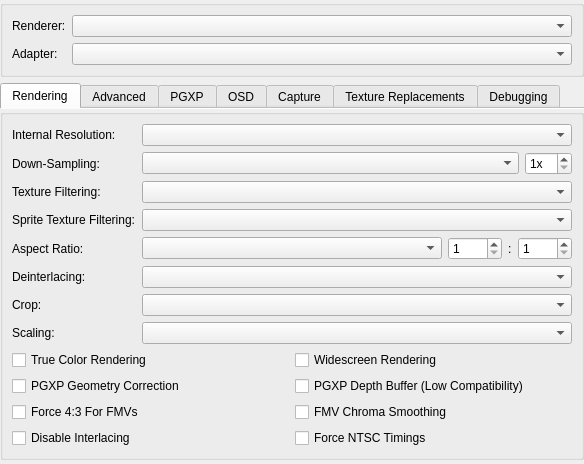
<?xml version="1.0" encoding="UTF-8"?>
<ui version="4.0">
 <class>GraphicsSettingsWidget</class>
 <widget class="QWidget" name="GraphicsSettingsWidget">
  <property name="geometry">
   <rect>
    <x>0</x>
    <y>0</y>
    <width>584</width>
    <height>450</height>
   </rect>
  </property>
  <property name="windowTitle">
   <string>Form</string>
  </property>
  <layout class="QVBoxLayout" name="verticalLayout_3">
   <property name="leftMargin">
    <number>0</number>
   </property>
   <property name="topMargin">
    <number>0</number>
   </property>
   <property name="rightMargin">
    <number>0</number>
   </property>
   <property name="bottomMargin">
    <number>0</number>
   </property>
   <item>
    <widget class="QGroupBox" name="groupBox_3">
     <property name="title">
      <string/>
     </property>
     <layout class="QFormLayout" name="formLayout">
      <item row="0" column="0">
       <widget class="QLabel" name="label">
        <property name="text">
         <string>Renderer:</string>
        </property>
       </widget>
      </item>
      <item row="0" column="1">
       <widget class="QComboBox" name="renderer"/>
      </item>
      <item row="1" column="0">
       <widget class="QLabel" name="label_5">
        <property name="text">
         <string>Adapter:</string>
        </property>
       </widget>
      </item>
      <item row="1" column="1">
       <widget class="QComboBox" name="adapter"/>
      </item>
     </layout>
    </widget>
   </item>
   <item>
    <widget class="QTabWidget" name="tabs">
     <property name="currentIndex">
      <number>0</number>
     </property>
     <property name="documentMode">
      <bool>true</bool>
     </property>
     <widget class="QWidget" name="basicTab">
      <attribute name="title">
       <string>Rendering</string>
      </attribute>
      <layout class="QVBoxLayout" name="verticalLayout_4">
       <property name="leftMargin">
        <number>0</number>
       </property>
       <property name="topMargin">
        <number>0</number>
       </property>
       <property name="rightMargin">
        <number>0</number>
       </property>
       <property name="bottomMargin">
        <number>0</number>
       </property>
       <item>
        <widget class="QGroupBox" name="groupBox_6">
         <property name="title">
          <string/>
         </property>
         <layout class="QFormLayout" name="formLayout_2">
          <item row="0" column="0">
           <widget class="QLabel" name="resolutionScaleLabel">
            <property name="text">
             <string>Internal Resolution:</string>
            </property>
           </widget>
          </item>
          <item row="0" column="1">
           <widget class="QComboBox" name="resolutionScale"/>
          </item>
          <item row="1" column="0">
           <widget class="QLabel" name="gpuDownsampleLabel">
            <property name="text">
             <string>Down-Sampling:</string>
            </property>
           </widget>
          </item>
          <item row="1" column="1">
           <layout class="QHBoxLayout" name="gpuDownsampleLayout" stretch="1,0">
            <item>
             <widget class="QComboBox" name="gpuDownsampleMode"/>
            </item>
            <item>
             <widget class="QSpinBox" name="gpuDownsampleScale">
              <property name="minimumSize">
               <size>
                <width>36</width>
                <height>0</height>
               </size>
              </property>
              <property name="suffix">
               <string>x</string>
              </property>
              <property name="minimum">
               <number>1</number>
              </property>
              <property name="maximum">
               <number>16</number>
              </property>
             </widget>
            </item>
           </layout>
          </item>
          <item row="2" column="0">
           <widget class="QLabel" name="textureFilteringLabel">
            <property name="text">
             <string>Texture Filtering:</string>
            </property>
           </widget>
          </item>
          <item row="4" column="0">
           <widget class="QLabel" name="label_6">
            <property name="text">
             <string>Aspect Ratio:</string>
            </property>
           </widget>
          </item>
          <item row="4" column="1">
           <layout class="QHBoxLayout" name="horizontalLayout_2" stretch="1,0,0,0">
            <item>
             <widget class="QComboBox" name="displayAspectRatio"/>
            </item>
            <item>
             <widget class="QSpinBox" name="customAspectRatioNumerator">
              <property name="minimum">
               <number>1</number>
              </property>
              <property name="maximum">
               <number>9999</number>
              </property>
             </widget>
            </item>
            <item>
             <widget class="QLabel" name="customAspectRatioSeparator">
              <property name="text">
               <string>:</string>
              </property>
             </widget>
            </item>
            <item>
             <widget class="QSpinBox" name="customAspectRatioDenominator">
              <property name="minimum">
               <number>1</number>
              </property>
              <property name="maximum">
               <number>9999</number>
              </property>
             </widget>
            </item>
           </layout>
          </item>
          <item row="5" column="0">
           <widget class="QLabel" name="label_3">
            <property name="text">
             <string>Deinterlacing:</string>
            </property>
           </widget>
          </item>
          <item row="5" column="1">
           <widget class="QComboBox" name="displayDeinterlacing"/>
          </item>
          <item row="6" column="0">
           <widget class="QLabel" name="label_7">
            <property name="text">
             <string>Crop:</string>
            </property>
           </widget>
          </item>
          <item row="6" column="1">
           <widget class="QComboBox" name="displayCropMode"/>
          </item>
          <item row="7" column="0">
           <widget class="QLabel" name="label_8">
            <property name="text">
             <string>Scaling:</string>
            </property>
           </widget>
          </item>
          <item row="7" column="1">
           <widget class="QComboBox" name="displayScaling"/>
          </item>
          <item row="8" column="0" colspan="2">
           <layout class="QGridLayout" name="gridLayout_2">
            <item row="1" column="1">
             <widget class="QCheckBox" name="pgxpDepthBuffer">
              <property name="text">
               <string>PGXP Depth Buffer (Low Compatibility)</string>
              </property>
             </widget>
            </item>
            <item row="3" column="0">
             <widget class="QCheckBox" name="disableInterlacing">
              <property name="text">
               <string>Disable Interlacing</string>
              </property>
             </widget>
            </item>
            <item row="3" column="1">
             <widget class="QCheckBox" name="forceNTSCTimings">
              <property name="text">
               <string>Force NTSC Timings</string>
              </property>
             </widget>
            </item>
            <item row="2" column="0">
             <widget class="QCheckBox" name="force43For24Bit">
              <property name="text">
               <string>Force 4:3 For FMVs</string>
              </property>
             </widget>
            </item>
            <item row="0" column="0">
             <widget class="QCheckBox" name="trueColor">
              <property name="text">
               <string>True Color Rendering</string>
              </property>
             </widget>
            </item>
            <item row="2" column="1">
             <widget class="QCheckBox" name="chromaSmoothingFor24Bit">
              <property name="text">
               <string>FMV Chroma Smoothing</string>
              </property>
             </widget>
            </item>
            <item row="0" column="1">
             <widget class="QCheckBox" name="widescreenHack">
              <property name="text">
               <string>Widescreen Rendering</string>
              </property>
             </widget>
            </item>
            <item row="1" column="0">
             <widget class="QCheckBox" name="pgxpEnable">
              <property name="text">
               <string>PGXP Geometry Correction</string>
              </property>
             </widget>
            </item>
           </layout>
          </item>
          <item row="2" column="1">
           <widget class="QComboBox" name="textureFiltering"/>
          </item>
          <item row="3" column="0">
           <widget class="QLabel" name="label_9">
            <property name="text">
             <string>Sprite Texture Filtering:</string>
            </property>
           </widget>
          </item>
          <item row="3" column="1">
           <widget class="QComboBox" name="spriteTextureFiltering"/>
          </item>
         </layout>
        </widget>
       </item>
       <item>
        <spacer name="verticalSpacer_3">
         <property name="orientation">
          <enum>Qt::Orientation::Vertical</enum>
         </property>
         <property name="sizeHint" stdset="0">
          <size>
           <width>20</width>
           <height>75</height>
          </size>
         </property>
        </spacer>
       </item>
      </layout>
     </widget>
     <widget class="QWidget" name="advancedTab">
      <attribute name="title">
       <string>Advanced</string>
      </attribute>
      <layout class="QVBoxLayout" name="verticalLayout">
       <property name="leftMargin">
        <number>0</number>
       </property>
       <property name="rightMargin">
        <number>0</number>
       </property>
       <property name="bottomMargin">
        <number>0</number>
       </property>
       <item>
        <widget class="QGroupBox" name="groupBox_2">
         <property name="title">
          <string>Display Options</string>
         </property>
         <layout class="QFormLayout" name="formLayout_7">
          <item row="0" column="0">
           <widget class="QLabel" name="exclusiveFullscreenLabel">
            <property name="text">
             <string>Exclusive Fullscreen:</string>
            </property>
           </widget>
          </item>
          <item row="0" column="1">
           <layout class="QHBoxLayout" name="horizontalLayout_8">
            <item>
             <widget class="QComboBox" name="fullscreenMode"/>
            </item>
            <item>
             <widget class="QComboBox" name="exclusiveFullscreenControl"/>
            </item>
           </layout>
          </item>
          <item row="1" column="0">
           <widget class="QLabel" name="label_11">
            <property name="text">
             <string>Screen Position:</string>
            </property>
           </widget>
          </item>
          <item row="2" column="0" colspan="2">
           <layout class="QGridLayout" name="advancedDisplayOptionsLayout">
            <item row="0" column="0">
             <widget class="QCheckBox" name="disableMailboxPresentation">
              <property name="text">
               <string>Disable Mailbox Presentation</string>
              </property>
             </widget>
            </item>
            <item row="0" column="1">
             <widget class="QCheckBox" name="threadedPresentation">
              <property name="text">
               <string>Threaded Presentation</string>
              </property>
             </widget>
            </item>
            <item row="1" column="1">
             <widget class="QCheckBox" name="blitSwapChain">
              <property name="text">
               <string>Use Blit Swap Chain</string>
              </property>
             </widget>
            </item>
            <item row="1" column="0">
             <widget class="QCheckBox" name="stretchDisplayVertically">
              <property name="text">
               <string>Stretch Vertically</string>
              </property>
             </widget>
            </item>
           </layout>
          </item>
          <item row="1" column="1">
           <layout class="QHBoxLayout" name="horizontalLayout">
            <item>
             <widget class="QComboBox" name="displayAlignment"/>
            </item>
            <item>
             <widget class="QComboBox" name="displayRotation"/>
            </item>
           </layout>
          </item>
         </layout>
        </widget>
       </item>
       <item>
        <widget class="QGroupBox" name="groupBox">
         <property name="title">
          <string>Rendering Options</string>
         </property>
         <layout class="QFormLayout" name="formLayout_6">
          <item row="1" column="0">
           <widget class="QLabel" name="gpuLineDetectModeLabel">
            <property name="text">
             <string>Line Detection:</string>
            </property>
           </widget>
          </item>
          <item row="1" column="1">
           <widget class="QComboBox" name="gpuLineDetectMode"/>
          </item>
          <item row="2" column="0" colspan="2">
           <layout class="QGridLayout" name="gridLayout_5">
            <item row="0" column="1">
             <widget class="QCheckBox" name="scaledDithering">
              <property name="text">
               <string>Scaled Dithering</string>
              </property>
             </widget>
            </item>
            <item row="0" column="0">
             <widget class="QCheckBox" name="debanding">
              <property name="text">
               <string>True Color Debanding</string>
              </property>
             </widget>
            </item>
            <item row="2" column="1">
             <widget class="QCheckBox" name="useSoftwareRendererForReadbacks">
              <property name="text">
               <string>Software Renderer Readbacks</string>
              </property>
             </widget>
            </item>
            <item row="1" column="1">
             <widget class="QCheckBox" name="forceRoundedTexcoords">
              <property name="text">
               <string>Round Upscaled Texture Coordinates</string>
              </property>
             </widget>
            </item>
            <item row="2" column="0">
             <widget class="QCheckBox" name="gpuThread">
              <property name="text">
               <string>Threaded Rendering</string>
              </property>
             </widget>
            </item>
            <item row="1" column="0">
             <widget class="QCheckBox" name="accurateBlending">
              <property name="text">
               <string>Accurate Blending</string>
              </property>
             </widget>
            </item>
           </layout>
          </item>
          <item row="0" column="0">
           <widget class="QLabel" name="msaaModeLabel">
            <property name="text">
             <string>Multi-Sampling:</string>
            </property>
           </widget>
          </item>
          <item row="0" column="1">
           <widget class="QComboBox" name="msaaMode"/>
          </item>
         </layout>
        </widget>
       </item>
       <item>
        <spacer name="verticalSpacer">
         <property name="orientation">
          <enum>Qt::Orientation::Vertical</enum>
         </property>
         <property name="sizeHint" stdset="0">
          <size>
           <width>20</width>
           <height>40</height>
          </size>
         </property>
        </spacer>
       </item>
      </layout>
     </widget>
     <widget class="QWidget" name="pgxpTab">
      <attribute name="title">
       <string>PGXP</string>
      </attribute>
      <layout class="QVBoxLayout" name="verticalLayout_5">
       <property name="leftMargin">
        <number>0</number>
       </property>
       <property name="topMargin">
        <number>0</number>
       </property>
       <property name="rightMargin">
        <number>0</number>
       </property>
       <property name="bottomMargin">
        <number>0</number>
       </property>
       <item>
        <widget class="QGroupBox" name="groupBox_7">
         <property name="title">
          <string/>
         </property>
         <layout class="QFormLayout" name="formLayout_4">
          <item row="0" column="0">
           <widget class="QLabel" name="pgxpGeometryToleranceLabel">
            <property name="text">
             <string>Geometry Tolerance:</string>
            </property>
           </widget>
          </item>
          <item row="0" column="1">
           <widget class="QDoubleSpinBox" name="pgxpGeometryTolerance">
            <property name="prefix">
             <string/>
            </property>
            <property name="suffix">
             <string>px</string>
            </property>
            <property name="minimum">
             <double>-1.000000000000000</double>
            </property>
            <property name="maximum">
             <double>100.000000000000000</double>
            </property>
            <property name="singleStep">
             <double>0.250000000000000</double>
            </property>
            <property name="value">
             <double>-1.000000000000000</double>
            </property>
           </widget>
          </item>
          <item row="1" column="0">
           <widget class="QLabel" name="pgxpDepthClearThresholdLabel">
            <property name="text">
             <string>Depth Clear Threshold:</string>
            </property>
           </widget>
          </item>
          <item row="1" column="1">
           <widget class="QDoubleSpinBox" name="pgxpDepthClearThreshold">
            <property name="maximum">
             <double>4096.000000000000000</double>
            </property>
           </widget>
          </item>
          <item row="2" column="0" colspan="2">
           <layout class="QGridLayout" name="gridLayout">
            <item row="0" column="1">
             <widget class="QCheckBox" name="pgxpColorCorrection">
              <property name="text">
               <string>Perspective Correct Colors</string>
              </property>
             </widget>
            </item>
            <item row="2" column="1">
             <widget class="QCheckBox" name="pgxpVertexCache">
              <property name="text">
               <string>Vertex Cache</string>
              </property>
             </widget>
            </item>
            <item row="0" column="0">
             <widget class="QCheckBox" name="pgxpTextureCorrection">
              <property name="text">
               <string>Perspective Correct Textures</string>
              </property>
             </widget>
            </item>
            <item row="2" column="0">
             <widget class="QCheckBox" name="pgxpCPU">
              <property name="text">
               <string>CPU Mode</string>
              </property>
             </widget>
            </item>
            <item row="1" column="1">
             <widget class="QCheckBox" name="pgxpPreserveProjPrecision">
              <property name="text">
               <string>Preserve Projection Precision</string>
              </property>
             </widget>
            </item>
            <item row="1" column="0">
             <widget class="QCheckBox" name="pgxpCulling">
              <property name="text">
               <string>Culling Correction</string>
              </property>
             </widget>
            </item>
            <item row="3" column="0">
             <widget class="QCheckBox" name="pgxpDisableOn2DPolygons">
              <property name="text">
               <string>Disable on 2D Polygons</string>
              </property>
             </widget>
            </item>
           </layout>
          </item>
         </layout>
        </widget>
       </item>
       <item>
        <spacer name="verticalSpacer_4">
         <property name="orientation">
          <enum>Qt::Orientation::Vertical</enum>
         </property>
         <property name="sizeHint" stdset="0">
          <size>
           <width>20</width>
           <height>215</height>
          </size>
         </property>
        </spacer>
       </item>
      </layout>
     </widget>
     <widget class="QWidget" name="osdTab">
      <attribute name="title">
       <string>OSD</string>
      </attribute>
      <layout class="QVBoxLayout" name="verticalLayout_6">
       <property name="leftMargin">
        <number>0</number>
       </property>
       <property name="topMargin">
        <number>0</number>
       </property>
       <property name="rightMargin">
        <number>0</number>
       </property>
       <property name="bottomMargin">
        <number>0</number>
       </property>
       <item>
        <widget class="QGroupBox" name="groupBox_8">
         <property name="title">
          <string/>
         </property>
         <layout class="QFormLayout" name="formLayout_5">
          <item row="0" column="0">
           <widget class="QLabel" name="label_29">
            <property name="text">
             <string>OSD Scale:</string>
            </property>
           </widget>
          </item>
          <item row="0" column="1">
           <widget class="QSpinBox" name="osdScale">
            <property name="suffix">
             <string>%</string>
            </property>
            <property name="minimum">
             <number>25</number>
            </property>
            <property name="maximum">
             <number>500</number>
            </property>
           </widget>
          </item>
          <item row="1" column="0" colspan="2">
           <layout class="QGridLayout" name="gridLayout_3">
            <item row="1" column="1">
             <widget class="QCheckBox" name="showFPS">
              <property name="text">
               <string>Show FPS</string>
              </property>
             </widget>
            </item>
            <item row="0" column="0">
             <widget class="QCheckBox" name="showOSDMessages">
              <property name="text">
               <string>Show OSD Messages</string>
              </property>
             </widget>
            </item>
            <item row="2" column="0">
             <widget class="QCheckBox" name="showCPU">
              <property name="text">
               <string>Show CPU Usage</string>
              </property>
             </widget>
            </item>
            <item row="3" column="0">
             <widget class="QCheckBox" name="showGPUStatistics">
              <property name="text">
               <string>Show GPU Statistics</string>
              </property>
             </widget>
            </item>
            <item row="1" column="0">
             <widget class="QCheckBox" name="showSpeed">
              <property name="text">
               <string>Show Emulation Speed</string>
              </property>
             </widget>
            </item>
            <item row="2" column="1">
             <widget class="QCheckBox" name="showGPU">
              <property name="text">
               <string>Show GPU Usage</string>
              </property>
             </widget>
            </item>
            <item row="5" column="1">
             <widget class="QCheckBox" name="showSettings">
              <property name="text">
               <string>Show Settings</string>
              </property>
             </widget>
            </item>
            <item row="0" column="1">
             <widget class="QCheckBox" name="showStatusIndicators">
              <property name="text">
               <string>Show Status Indicators</string>
              </property>
             </widget>
            </item>
            <item row="5" column="0">
             <widget class="QCheckBox" name="showInput">
              <property name="text">
               <string>Show Controller Input</string>
              </property>
             </widget>
            </item>
            <item row="4" column="0">
             <widget class="QCheckBox" name="showFrameTimes">
              <property name="text">
               <string>Show Frame Times</string>
              </property>
             </widget>
            </item>
            <item row="3" column="1">
             <widget class="QCheckBox" name="showResolution">
              <property name="text">
               <string>Show Resolution</string>
              </property>
             </widget>
            </item>
            <item row="4" column="1">
             <widget class="QCheckBox" name="showLatencyStatistics">
              <property name="text">
               <string>Show Latency Statistics</string>
              </property>
             </widget>
            </item>
           </layout>
          </item>
         </layout>
        </widget>
       </item>
       <item>
        <spacer name="verticalSpacer_5">
         <property name="orientation">
          <enum>Qt::Orientation::Vertical</enum>
         </property>
         <property name="sizeHint" stdset="0">
          <size>
           <width>20</width>
           <height>164</height>
          </size>
         </property>
        </spacer>
       </item>
      </layout>
     </widget>
     <widget class="QWidget" name="captureTab">
      <attribute name="title">
       <string>Capture</string>
      </attribute>
      <layout class="QVBoxLayout" name="verticalLayout_8">
       <property name="leftMargin">
        <number>0</number>
       </property>
       <property name="rightMargin">
        <number>0</number>
       </property>
       <property name="bottomMargin">
        <number>0</number>
       </property>
       <item>
        <widget class="QGroupBox" name="groupBox_10">
         <property name="title">
          <string>Screenshots</string>
         </property>
         <layout class="QFormLayout" name="formLayout_3">
          <item row="0" column="0">
           <widget class="QLabel" name="label_21">
            <property name="text">
             <string>Screenshot Size:</string>
            </property>
           </widget>
          </item>
          <item row="0" column="1">
           <layout class="QHBoxLayout" name="horizontalLayout_5" stretch="1,0,0,0">
            <item>
             <widget class="QComboBox" name="screenshotSize"/>
            </item>
            <item>
             <widget class="QComboBox" name="screenshotFormat"/>
            </item>
            <item>
             <widget class="QLabel" name="label_44">
              <property name="text">
               <string>Quality:</string>
              </property>
             </widget>
            </item>
            <item>
             <widget class="QSpinBox" name="screenshotQuality">
              <property name="suffix">
               <string>%</string>
              </property>
              <property name="minimum">
               <number>1</number>
              </property>
              <property name="maximum">
               <number>100</number>
              </property>
             </widget>
            </item>
           </layout>
          </item>
         </layout>
        </widget>
       </item>
       <item>
        <widget class="QGroupBox" name="captureTabGroupBox">
         <property name="title">
          <string>Media Capture</string>
         </property>
         <layout class="QFormLayout" name="captureTabGroupBoxLayout">
          <item row="0" column="0">
           <widget class="QLabel" name="label_2">
            <property name="text">
             <string>Backend:</string>
            </property>
           </widget>
          </item>
          <item row="0" column="1">
           <widget class="QComboBox" name="mediaCaptureBackend"/>
          </item>
          <item row="1" column="0">
           <widget class="QLabel" name="captureContainerLabel">
            <property name="text">
             <string>Container:</string>
            </property>
           </widget>
          </item>
          <item row="1" column="1">
           <widget class="QComboBox" name="captureContainer"/>
          </item>
          <item row="2" column="0" colspan="2">
           <layout class="QGridLayout" name="captureOptionLayout" columnstretch="1,1">
            <property name="horizontalSpacing">
             <number>20</number>
            </property>
            <property name="verticalSpacing">
             <number>10</number>
            </property>
            <item row="1" column="1">
             <widget class="QWidget" name="audioCaptureOptions" native="true">
              <layout class="QFormLayout" name="audioCaptureOptionsLayout">
               <property name="leftMargin">
                <number>0</number>
               </property>
               <property name="topMargin">
                <number>0</number>
               </property>
               <property name="rightMargin">
                <number>0</number>
               </property>
               <property name="bottomMargin">
                <number>0</number>
               </property>
               <item row="0" column="0">
                <widget class="QLabel" name="audioCaptureCodecLabel">
                 <property name="text">
                  <string>Codec:</string>
                 </property>
                </widget>
               </item>
               <item row="0" column="1">
                <widget class="QComboBox" name="audioCaptureCodec"/>
               </item>
               <item row="1" column="0">
                <widget class="QLabel" name="audioCaptureBitrateLabel">
                 <property name="text">
                  <string>Bitrate:</string>
                 </property>
                </widget>
               </item>
               <item row="1" column="1">
                <widget class="QSpinBox" name="audioCaptureBitrate">
                 <property name="suffix">
                  <string> kbps</string>
                 </property>
                 <property name="minimum">
                  <number>16</number>
                 </property>
                 <property name="maximum">
                  <number>2048</number>
                 </property>
                 <property name="singleStep">
                  <number>1</number>
                 </property>
                 <property name="value">
                  <number>128</number>
                 </property>
                </widget>
               </item>
               <item row="2" column="0" colspan="2">
                <widget class="QCheckBox" name="enableAudioCaptureArguments">
                 <property name="text">
                  <string>Extra Arguments</string>
                 </property>
                </widget>
               </item>
               <item row="3" column="0" colspan="2">
                <widget class="QLineEdit" name="audioCaptureArguments"/>
               </item>
              </layout>
             </widget>
            </item>
            <item row="0" column="1">
             <widget class="QCheckBox" name="enableAudioCapture">
              <property name="text">
               <string>Capture Audio</string>
              </property>
             </widget>
            </item>
            <item row="1" column="0">
             <widget class="QWidget" name="videoCaptureOptions" native="true">
              <layout class="QFormLayout" name="videoCaptureOptionsLayout">
               <property name="leftMargin">
                <number>0</number>
               </property>
               <property name="topMargin">
                <number>0</number>
               </property>
               <property name="rightMargin">
                <number>0</number>
               </property>
               <property name="bottomMargin">
                <number>0</number>
               </property>
               <item row="0" column="0">
                <widget class="QLabel" name="videoCaptureCodecLabel">
                 <property name="text">
                  <string>Codec:</string>
                 </property>
                </widget>
               </item>
               <item row="0" column="1">
                <widget class="QComboBox" name="videoCaptureCodec"/>
               </item>
               <item row="1" column="0">
                <widget class="QLabel" name="videoCaptureBitrateLabel">
                 <property name="text">
                  <string>Bitrate:</string>
                 </property>
                </widget>
               </item>
               <item row="1" column="1">
                <widget class="QSpinBox" name="videoCaptureBitrate">
                 <property name="suffix">
                  <string extracomment="Unit that will appear next to a number. Alter the space or whatever is needed before the text depending on your language."> kbps</string>
                 </property>
                 <property name="minimum">
                  <number>100</number>
                 </property>
                 <property name="maximum">
                  <number>100000</number>
                 </property>
                 <property name="singleStep">
                  <number>100</number>
                 </property>
                 <property name="value">
                  <number>6000</number>
                 </property>
                </widget>
               </item>
               <item row="2" column="0">
                <widget class="QLabel" name="videoCaptureResolutionLabel">
                 <property name="text">
                  <string>Resolution:</string>
                 </property>
                </widget>
               </item>
               <item row="2" column="1">
                <layout class="QHBoxLayout" name="videoCaptureSizeLayout" stretch="1,0,1,0">
                 <item>
                  <widget class="QSpinBox" name="videoCaptureWidth">
                   <property name="minimum">
                    <number>320</number>
                   </property>
                   <property name="maximum">
                    <number>32768</number>
                   </property>
                   <property name="singleStep">
                    <number>16</number>
                   </property>
                   <property name="value">
                    <number>640</number>
                   </property>
                  </widget>
                 </item>
                 <item>
                  <widget class="QLabel" name="xLabel">
                   <property name="text">
                    <string>x</string>
                   </property>
                  </widget>
                 </item>
                 <item>
                  <widget class="QSpinBox" name="videoCaptureHeight">
                   <property name="minimum">
                    <number>240</number>
                   </property>
                   <property name="maximum">
                    <number>32768</number>
                   </property>
                   <property name="singleStep">
                    <number>16</number>
                   </property>
                   <property name="value">
                    <number>480</number>
                   </property>
                  </widget>
                 </item>
                 <item>
                  <widget class="QCheckBox" name="videoCaptureResolutionAuto">
                   <property name="text">
                    <string>Auto</string>
                   </property>
                  </widget>
                 </item>
                </layout>
               </item>
               <item row="4" column="0" colspan="2">
                <widget class="QLineEdit" name="videoCaptureArguments"/>
               </item>
               <item row="3" column="0" colspan="2">
                <widget class="QCheckBox" name="enableVideoCaptureArguments">
                 <property name="text">
                  <string>Extra Arguments</string>
                 </property>
                </widget>
               </item>
              </layout>
             </widget>
            </item>
            <item row="0" column="0">
             <widget class="QCheckBox" name="enableVideoCapture">
              <property name="text">
               <string>Capture Video</string>
              </property>
             </widget>
            </item>
           </layout>
          </item>
         </layout>
        </widget>
       </item>
       <item>
        <spacer name="verticalSpacer_7">
         <property name="orientation">
          <enum>Qt::Orientation::Vertical</enum>
         </property>
         <property name="sizeHint" stdset="0">
          <size>
           <width>20</width>
           <height>295</height>
          </size>
         </property>
        </spacer>
       </item>
      </layout>
     </widget>
     <widget class="QWidget" name="tabTextureReplacements">
      <attribute name="title">
       <string>Texture Replacements</string>
      </attribute>
      <layout class="QVBoxLayout" name="verticalLayout_2">
       <property name="leftMargin">
        <number>0</number>
       </property>
       <property name="rightMargin">
        <number>0</number>
       </property>
       <property name="bottomMargin">
        <number>0</number>
       </property>
       <item>
        <widget class="QGroupBox" name="groupBox_5">
         <property name="title">
          <string>General Settings</string>
         </property>
         <layout class="QFormLayout" name="formLayout_8">
          <item row="0" column="0" colspan="2">
           <layout class="QGridLayout" name="gridLayout_6">
            <item row="0" column="0">
             <widget class="QCheckBox" name="vramWriteReplacement">
              <property name="text">
               <string>Enable VRAM Write Replacement</string>
              </property>
             </widget>
            </item>
            <item row="0" column="1">
             <widget class="QCheckBox" name="preloadTextureReplacements">
              <property name="text">
               <string>Preload Texture Replacements</string>
              </property>
             </widget>
            </item>
            <item row="1" column="0">
             <widget class="QCheckBox" name="useOldMDECRoutines">
              <property name="text">
               <string>Use Old MDEC Routines</string>
              </property>
             </widget>
            </item>
           </layout>
          </item>
         </layout>
        </widget>
       </item>
       <item>
        <widget class="QGroupBox" name="groupBox_4">
         <property name="title">
          <string>VRAM Write Dumping</string>
         </property>
         <layout class="QFormLayout" name="formLayout_9">
          <item row="0" column="0" colspan="2">
           <layout class="QGridLayout" name="gridLayout_7">
            <item row="0" column="0">
             <widget class="QCheckBox" name="vramWriteDumping">
              <property name="text">
               <string>Enable VRAM Write Dumping</string>
              </property>
             </widget>
            </item>
            <item row="0" column="1">
             <widget class="QCheckBox" name="setVRAMWriteAlphaChannel">
              <property name="text">
               <string>Set Alpha Channel</string>
              </property>
             </widget>
            </item>
           </layout>
          </item>
          <item row="1" column="0">
           <widget class="QLabel" name="vramWriteDumpThresholdLabel">
            <property name="text">
             <string>Dump Size Threshold:</string>
            </property>
           </widget>
          </item>
          <item row="1" column="1">
           <layout class="QHBoxLayout" name="horizontalLayout_6" stretch="1,0,1">
            <item>
             <widget class="QSpinBox" name="minDumpedVRAMWriteWidth">
              <property name="suffix">
               <string>px</string>
              </property>
              <property name="minimum">
               <number>1</number>
              </property>
              <property name="maximum">
               <number>1024</number>
              </property>
             </widget>
            </item>
            <item>
             <widget class="QLabel" name="vramWriteDumpThresholdSeparator">
              <property name="text">
               <string>x</string>
              </property>
             </widget>
            </item>
            <item>
             <widget class="QSpinBox" name="minDumpedVRAMWriteHeight">
              <property name="suffix">
               <string>px</string>
              </property>
              <property name="minimum">
               <number>1</number>
              </property>
              <property name="maximum">
               <number>512</number>
              </property>
             </widget>
            </item>
           </layout>
          </item>
         </layout>
        </widget>
       </item>
       <item>
        <spacer name="verticalSpacer_2">
         <property name="orientation">
          <enum>Qt::Orientation::Vertical</enum>
         </property>
         <property name="sizeHint" stdset="0">
          <size>
           <width>20</width>
           <height>40</height>
          </size>
         </property>
        </spacer>
       </item>
      </layout>
     </widget>
     <widget class="QWidget" name="debugTab">
      <attribute name="title">
       <string>Debugging</string>
      </attribute>
      <layout class="QVBoxLayout" name="verticalLayout_7">
       <property name="leftMargin">
        <number>0</number>
       </property>
       <property name="rightMargin">
        <number>0</number>
       </property>
       <property name="bottomMargin">
        <number>0</number>
       </property>
       <item>
        <widget class="QGroupBox" name="groupBox_11">
         <property name="title">
          <string>Rendering Options</string>
         </property>
         <layout class="QFormLayout" name="formLayout_11">
          <item row="0" column="0">
           <widget class="QLabel" name="gpuWireframeModeLabel">
            <property name="text">
             <string>Wireframe Mode:</string>
            </property>
           </widget>
          </item>
          <item row="0" column="1">
           <widget class="QComboBox" name="gpuWireframeMode"/>
          </item>
         </layout>
        </widget>
       </item>
       <item>
        <widget class="QGroupBox" name="groupBox_9">
         <property name="title">
          <string>Device Options</string>
         </property>
         <layout class="QFormLayout" name="formLayout_10">
          <item row="0" column="0" colspan="2">
           <layout class="QGridLayout" name="gridLayout_8">
            <item row="2" column="1">
             <widget class="QCheckBox" name="disableTextureCopyToSelf">
              <property name="text">
               <string>Disable Texture Copy To Self</string>
              </property>
             </widget>
            </item>
            <item row="0" column="0">
             <widget class="QCheckBox" name="useDebugDevice">
              <property name="text">
               <string>Use Debug Device</string>
              </property>
             </widget>
            </item>
            <item row="1" column="0">
             <widget class="QCheckBox" name="disableDualSource">
              <property name="text">
               <string>Disable Dual-Source Blending</string>
              </property>
             </widget>
            </item>
            <item row="1" column="1">
             <widget class="QCheckBox" name="disableFramebufferFetch">
              <property name="text">
               <string>Disable Framebuffer Fetch</string>
              </property>
             </widget>
            </item>
            <item row="2" column="0">
             <widget class="QCheckBox" name="disableTextureBuffers">
              <property name="text">
               <string>Disable Texture Buffers</string>
              </property>
             </widget>
            </item>
            <item row="0" column="1">
             <widget class="QCheckBox" name="disableShaderCache">
              <property name="text">
               <string>Disable Shader Cache</string>
              </property>
             </widget>
            </item>
            <item row="3" column="0">
             <widget class="QCheckBox" name="disableMemoryImport">
              <property name="text">
               <string>Disable Memory Import</string>
              </property>
             </widget>
            </item>
            <item row="3" column="1">
             <widget class="QCheckBox" name="disableRasterOrderViews">
              <property name="text">
               <string>Disable Rasterizer Order Views</string>
              </property>
             </widget>
            </item>
           </layout>
          </item>
         </layout>
        </widget>
       </item>
       <item>
        <spacer name="verticalSpacer_6">
         <property name="orientation">
          <enum>Qt::Orientation::Vertical</enum>
         </property>
         <property name="sizeHint" stdset="0">
          <size>
           <width>20</width>
           <height>244</height>
          </size>
         </property>
        </spacer>
       </item>
      </layout>
     </widget>
    </widget>
   </item>
  </layout>
 </widget>
 <resources/>
 <connections/>
</ui>
